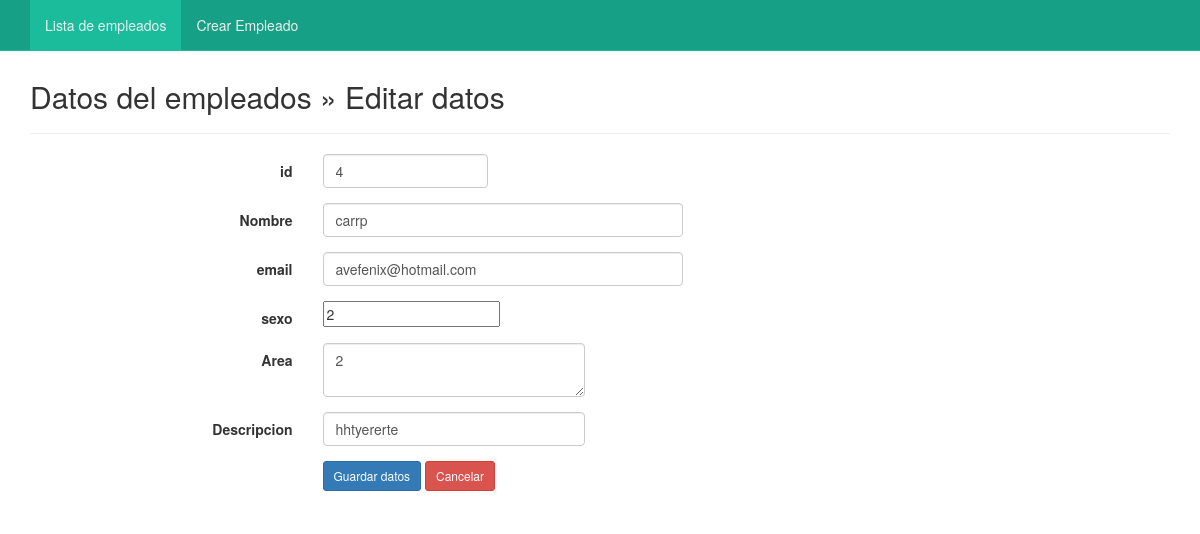
Screenshot of /edit.php?nik=4 with the database file from the repository.
### tables this page shows
CREATE TABLE `empleados` (
  `id` int(11) NOT NULL,
  `nombre` varchar(255) NOT NULL COMMENT 'nombre completo del empleado campo text solo debe permitir letras con o sin tilde y espacios: no se admiten caracteres especiales mni números obligatorio ',
  `email` varchar(255) NOT NULL COMMENT 'correo electronico del empleado campo tipo text| email solo permite una  estructura de correo obligatorio',
  `sexo` char(1) NOT NULL COMMENT 'campo tipo radio Button M para masculino F para femenino Obligatorio',
  `area_id` int(11) NOT NULL COMMENT 'area de la empresa  a la que pertenece   el empleado  campo e tipo select ',
  `boletin` int(11) NOT NULL COMMENT '1 para recibir boletin 0 para no recibir  boletin campo de tipo chekbox opcional ',
  `descripcion` text NOT NULL COMMENT 'se describe la experiencia del empleado campo de tipo text area  obligatorio'
);

### edit.php (the view, shortened to what this page needs)
<?php
include("conexion.php");
?>
<!DOCTYPE html>
<html lang="es">
<head>
	<link href="css/bootstrap.min.css" rel="stylesheet">
	<link href="css/bootstrap-datepicker.css" rel="stylesheet">
	<link href="css/style_nav.css" rel="stylesheet">
</head>
<body>
	<nav class="navbar navbar-default navbar-fixed-top">
		<?php include("nav.php");?>
	</nav>
	<div class="container">
		<div class="content">
			<h2>Datos del empleados &raquo; Editar datos</h2>
			<hr />
			<?php
			$nik = mysqli_real_escape_string($con,(strip_tags($_GET["nik"],ENT_QUOTES)));
			$sql = mysqli_query($con, "SELECT * FROM empleados WHERE id='$nik'");
			if(mysqli_num_rows($sql) == 0){
				header("Location: index.php");
			}else{
				$row = mysqli_fetch_assoc($sql);
			}
			?>
			<form class="form-horizontal" action="" method="post">
				<div class="form-group">
					<label class="col-sm-3 control-label">id</label>
					<div class="col-sm-2">
						<input type="text" name="id" value="<?php echo $row ['id']; ?>" class="form-control" placeholder="NIK" required>
					</div>
				</div>
				<div class="form-group">
					<label class="col-sm-3 control-label">Nombre</label>
					<div class="col-sm-4">
						<input type="text" name="nombre" value="<?php echo $row ['nombre']; ?>" class="form-control" placeholder="Nombre" required>
					</div>
				</div>
				<div class="form-group">
					<label class="col-sm-3 control-label">email</label>
					<div class="col-sm-4">
						<input type="text" name="email" value="<?php echo $row ['email']; ?>" class="form-control" placeholder="email" required>
					</div>
				</div>
				<div class="form-group">
					<label class="col-sm-3 control-label">sexo</label>
					<div class="col-sm-4">
						<input type="text" name="sexo" value="<?php echo $row ['sexo']; ?>">
					</div>
				</div>
				<div class="form-group">
					<label class="col-sm-3 control-label">Area</label>
					<div class="col-sm-3">
						<textarea name="area_id" class="form-control" placeholder="area_id"><?php echo $row ['area_id']; ?></textarea>
					</div>
				</div>
				<div class="form-group">
					<label class="col-sm-3 control-label">Descripcion</label>
					<div class="col-sm-3">
						<input type="text" name="descripcion" value="<?php echo $row ['descripcion']; ?>" class="form-control" placeholder="Teléfono" required>
					</div>
				</div>
				<div class="form-group">
					<label class="col-sm-3 control-label">&nbsp;</label>
					<div class="col-sm-6">
						<input type="submit" name="save" class="btn btn-sm btn-primary" value="Guardar datos">
						<a href="index.php" class="btn btn-sm btn-danger">Cancelar</a>
					</div>
				</div>
			</form>
		 </div>
	</div>
</body>
</html>

### css/style_nav.css (style rules this page uses)
.navbar-default { background-color: #16a085; border-color: #1abc9c; }

### edit.php (style rules this page uses)
.content { margin-top: 80px; }

### rows the page displays
empleados: id "4", nombre "carrp", email "avefenix@hotmail.com", sexo "2", area_id "2", descripcion "hhtyererte"
